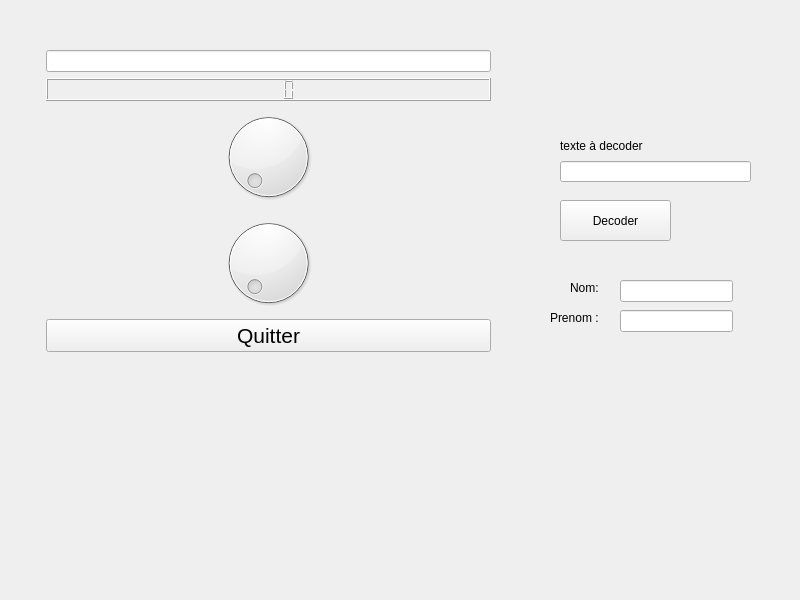
<?xml version="1.0" encoding="UTF-8"?>
<ui version="4.0">
 <class>WidgetPremierProg</class>
 <widget class="QWidget" name="WidgetPremierProg">
  <property name="geometry">
   <rect>
    <x>0</x>
    <y>0</y>
    <width>800</width>
    <height>600</height>
   </rect>
  </property>
  <property name="windowTitle">
   <string>WidgetPremierProg</string>
  </property>
  <widget class="QWidget" name="">
   <property name="geometry">
    <rect>
     <x>40</x>
     <y>50</y>
     <width>451</width>
     <height>381</height>
    </rect>
   </property>
   <layout class="QFormLayout" name="formLayout">
    <item row="1" column="1">
     <widget class="QLineEdit" name="lineEditValeur"/>
    </item>
    <item row="5" column="1">
     <widget class="QDial" name="dial_2"/>
    </item>
    <item row="4" column="1">
     <widget class="QDial" name="dial"/>
    </item>
    <item row="6" column="1">
     <widget class="QPushButton" name="pushButtonQuitter">
      <property name="font">
       <font>
        <pointsize>16</pointsize>
       </font>
      </property>
      <property name="text">
       <string>Quitter</string>
      </property>
     </widget>
    </item>
    <item row="2" column="1">
     <widget class="QLCDNumber" name="lcdNumberValeur"/>
    </item>
   </layout>
  </widget>
  <widget class="QLineEdit" name="lineEditADecoder">
   <property name="geometry">
    <rect>
     <x>560</x>
     <y>161</y>
     <width>191</width>
     <height>21</height>
    </rect>
   </property>
  </widget>
  <widget class="QPushButton" name="pushButtonDecoder">
   <property name="geometry">
    <rect>
     <x>560</x>
     <y>200</y>
     <width>111</width>
     <height>41</height>
    </rect>
   </property>
   <property name="text">
    <string>Decoder</string>
   </property>
  </widget>
  <widget class="QLabel" name="label">
   <property name="geometry">
    <rect>
     <x>560</x>
     <y>130</y>
     <width>111</width>
     <height>31</height>
    </rect>
   </property>
   <property name="text">
    <string>texte à decoder</string>
   </property>
  </widget>
  <widget class="QLineEdit" name="lineEditNom">
   <property name="geometry">
    <rect>
     <x>620</x>
     <y>280</y>
     <width>113</width>
     <height>22</height>
    </rect>
   </property>
  </widget>
  <widget class="QLineEdit" name="lineEditPrenom">
   <property name="geometry">
    <rect>
     <x>620</x>
     <y>310</y>
     <width>113</width>
     <height>22</height>
    </rect>
   </property>
  </widget>
  <widget class="QLabel" name="label_2">
   <property name="geometry">
    <rect>
     <x>550</x>
     <y>310</y>
     <width>58</width>
     <height>15</height>
    </rect>
   </property>
   <property name="text">
    <string>Prenom :</string>
   </property>
  </widget>
  <widget class="QLabel" name="label_3">
   <property name="geometry">
    <rect>
     <x>570</x>
     <y>280</y>
     <width>31</width>
     <height>16</height>
    </rect>
   </property>
   <property name="text">
    <string>Nom:</string>
   </property>
  </widget>
 </widget>
 <resources/>
 <connections>
  <connection>
   <sender>dial_2</sender>
   <signal>valueChanged(int)</signal>
   <receiver>dial</receiver>
   <slot>setValue(int)</slot>
   <hints>
    <hint type="sourcelabel">
     <x>147</x>
     <y>306</y>
    </hint>
    <hint type="destinationlabel">
     <x>361</x>
     <y>305</y>
    </hint>
   </hints>
  </connection>
  <connection>
   <sender>dial</sender>
   <signal>valueChanged(int)</signal>
   <receiver>dial_2</receiver>
   <slot>setValue(int)</slot>
   <hints>
    <hint type="sourcelabel">
     <x>361</x>
     <y>283</y>
    </hint>
    <hint type="destinationlabel">
     <x>156</x>
     <y>284</y>
    </hint>
   </hints>
  </connection>
  <connection>
   <sender>pushButtonQuitter</sender>
   <signal>clicked()</signal>
   <receiver>WidgetPremierProg</receiver>
   <slot>close()</slot>
   <hints>
    <hint type="sourcelabel">
     <x>139</x>
     <y>149</y>
    </hint>
    <hint type="destinationlabel">
     <x>332</x>
     <y>149</y>
    </hint>
   </hints>
  </connection>
 </connections>
</ui>
